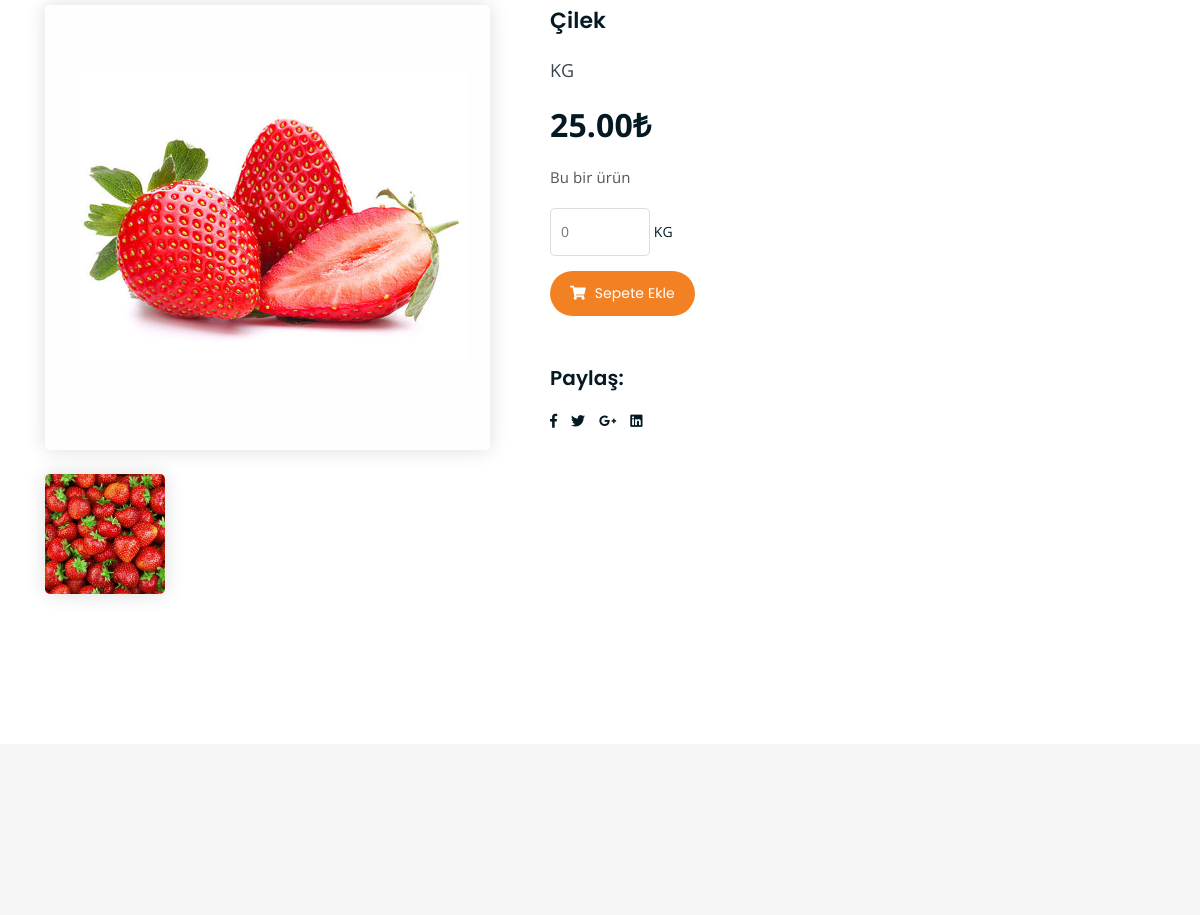
The page /products/1 (middle part) on the database as committed earlier.
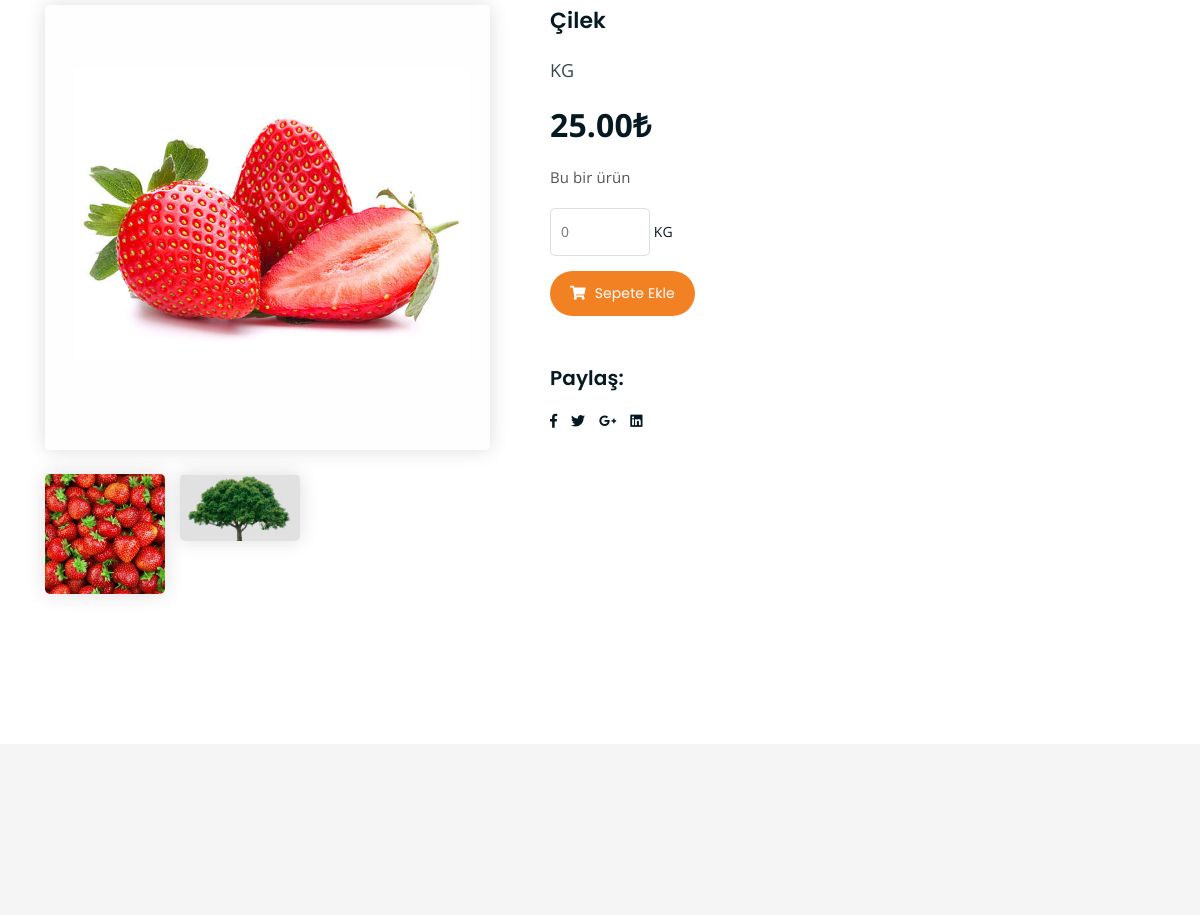
The same page on the database as committed later.
### core/models.py (models this page shows)
class ProductImages(models.Model):
    images = models.ImageField(upload_to="product_images",default="urun.jpg")
    product = models.ForeignKey(Product,related_name="p_images" ,on_delete=models.SET_NULL, null=True)
    date = models.DateTimeField(auto_now_add=True)
    class Meta:
        verbose_name_plural = "Product Images"

### core/views.py (the view)
# urls.py: path("products/<int:id>", urun_detay, name="urun_detay"),
def urun_detay(request,id):
    product = Product.objects.get(pk=id)
    p_image = product.p_images.all()
    context = {"product":product,
               "p_image":p_image,
    }
    return render(request, "core/urun_detay.html",context)

### templates/core/urun_detay.html (shortened to what this page needs)
{% extends "partials/base.html" %}
{% load static %}
{% block content %}
	<div class="single-product mt-150 mb-150">
        <div class="container">
            <div class="row">
                <div class="col-md-5">
                    <div class="single-product-img">
                        <img src="{{product.image.url}}" alt="">
					</div>
                    <div class="row">
                    {% for p in p_image %}
                        <div class="single-product-img enlarge-image" style="width:120px; height:120px; margin-top:5%; margin-left:15px;">
                            <img src="{{p.images.url}}" alt="">
                        </div>
                        {% endfor %}
                    </div>
				</div>
				<div class="col-md-7">
					<div class="single-product-content">
						<h3>{{product.title}}</h3>
						<p class="single-product-pricing"><span>KG</span> {{product.price}}₺</p>
						<p>{{product.description}}</p>
						<div class="single-product-form">
							<form action="index.html">
								<input type="number" placeholder="0"> <span>KG</span>
							</form>
							<a href="cart.html" class="cart-btn"><i class="fas fa-shopping-cart"></i> Sepete Ekle</a>
						</div>
						<h4>Paylaş:</h4>
						<ul class="product-share">
                            <li><a href=""><i class="fab fa-facebook-f"></i></a></li>
							<li><a href=""><i class="fab fa-twitter"></i></a></li>
							<li><a href=""><i class="fab fa-google-plus-g"></i></a></li>
							<li><a href=""><i class="fab fa-linkedin"></i></a></li>
						</ul>
					</div>
				</div>
			</div>
		</div>
	</div>
{% endblock content%}

Rows that differ between the two databases and show on the page:
added ProductImages: images (picture)
